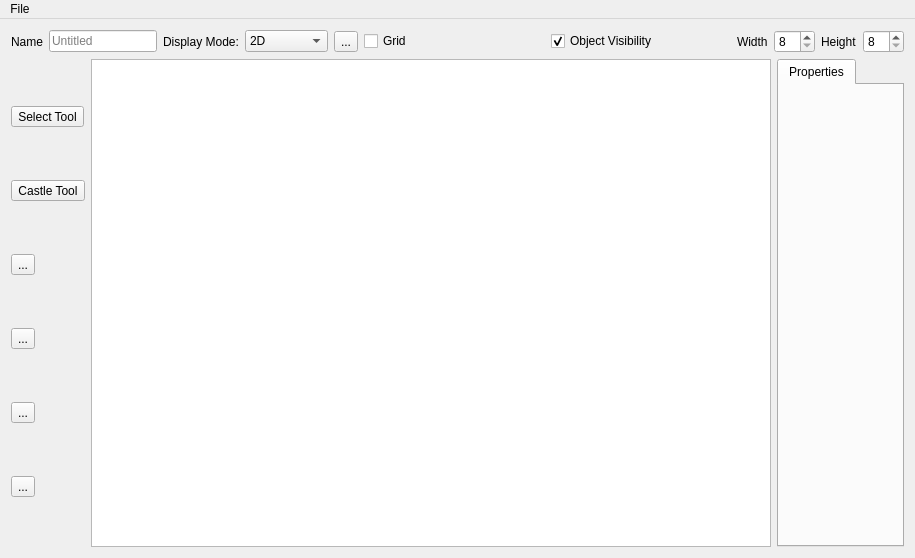
<?xml version="1.0" encoding="UTF-8"?>
<ui version="4.0">
 <class>FortEdit</class>
 <widget class="QMainWindow" name="FortEdit">
  <property name="geometry">
   <rect>
    <x>0</x>
    <y>0</y>
    <width>915</width>
    <height>558</height>
   </rect>
  </property>
  <property name="windowTitle">
   <string>FortEdit</string>
  </property>
  <widget class="QWidget" name="CentralWidget">
   <property name="sizePolicy">
    <sizepolicy hsizetype="Expanding" vsizetype="Expanding">
     <horstretch>0</horstretch>
     <verstretch>0</verstretch>
    </sizepolicy>
   </property>
   <layout class="QVBoxLayout" name="verticalLayout">
    <item>
     <layout class="QHBoxLayout" name="horizontalLayout">
      <property name="topMargin">
       <number>0</number>
      </property>
      <item>
       <widget class="QLabel" name="MapNameLabel">
        <property name="sizePolicy">
         <sizepolicy hsizetype="Fixed" vsizetype="Preferred">
          <horstretch>0</horstretch>
          <verstretch>0</verstretch>
         </sizepolicy>
        </property>
        <property name="text">
         <string>Name</string>
        </property>
       </widget>
      </item>
      <item>
       <widget class="QLineEdit" name="MapNameLineEdit">
        <property name="sizePolicy">
         <sizepolicy hsizetype="Fixed" vsizetype="Fixed">
          <horstretch>0</horstretch>
          <verstretch>0</verstretch>
         </sizepolicy>
        </property>
        <property name="placeholderText">
         <string>Untitled</string>
        </property>
       </widget>
      </item>
      <item>
       <widget class="QLabel" name="DisplayModeLabel">
        <property name="sizePolicy">
         <sizepolicy hsizetype="Fixed" vsizetype="Preferred">
          <horstretch>0</horstretch>
          <verstretch>0</verstretch>
         </sizepolicy>
        </property>
        <property name="text">
         <string>Display Mode:</string>
        </property>
       </widget>
      </item>
      <item>
       <widget class="QComboBox" name="DisplayModeCombo">
        <property name="sizePolicy">
         <sizepolicy hsizetype="Fixed" vsizetype="Fixed">
          <horstretch>0</horstretch>
          <verstretch>0</verstretch>
         </sizepolicy>
        </property>
        <property name="currentText">
         <string>2D</string>
        </property>
        <item>
         <property name="text">
          <string>2D</string>
         </property>
        </item>
        <item>
         <property name="text">
          <string>3D</string>
         </property>
        </item>
        <item>
         <property name="text">
          <string>Actual 3D</string>
         </property>
        </item>
       </widget>
      </item>
      <item>
       <widget class="QToolButton" name="PlayButton">
        <property name="toolTip">
         <string>Invoke the game engine with current map</string>
        </property>
        <property name="text">
         <string>...</string>
        </property>
        <property name="icon">
         <iconset resource="resources.qrc">
          <normaloff>:/tool-icons/res/play-button.png</normaloff>:/tool-icons/res/play-button.png</iconset>
        </property>
       </widget>
      </item>
      <item>
       <widget class="QCheckBox" name="GridCheckBox">
        <property name="sizePolicy">
         <sizepolicy hsizetype="MinimumExpanding" vsizetype="Fixed">
          <horstretch>0</horstretch>
          <verstretch>0</verstretch>
         </sizepolicy>
        </property>
        <property name="text">
         <string>Grid</string>
        </property>
       </widget>
      </item>
      <item>
       <widget class="QCheckBox" name="ObjectVisibilityToggle">
        <property name="sizePolicy">
         <sizepolicy hsizetype="MinimumExpanding" vsizetype="Fixed">
          <horstretch>0</horstretch>
          <verstretch>0</verstretch>
         </sizepolicy>
        </property>
        <property name="text">
         <string>Object Visibility</string>
        </property>
        <property name="checked">
         <bool>true</bool>
        </property>
       </widget>
      </item>
      <item>
       <layout class="QHBoxLayout" name="horizontalLayout_2">
        <property name="leftMargin">
         <number>0</number>
        </property>
        <property name="topMargin">
         <number>0</number>
        </property>
        <item>
         <widget class="QLabel" name="WidthLabel">
          <property name="sizePolicy">
           <sizepolicy hsizetype="Fixed" vsizetype="Preferred">
            <horstretch>0</horstretch>
            <verstretch>0</verstretch>
           </sizepolicy>
          </property>
          <property name="text">
           <string>Width</string>
          </property>
         </widget>
        </item>
        <item>
         <widget class="QSpinBox" name="MapWidthSpinBox">
          <property name="sizePolicy">
           <sizepolicy hsizetype="Fixed" vsizetype="Fixed">
            <horstretch>0</horstretch>
            <verstretch>0</verstretch>
           </sizepolicy>
          </property>
          <property name="minimum">
           <number>8</number>
          </property>
         </widget>
        </item>
        <item>
         <widget class="QLabel" name="HeightLabel">
          <property name="sizePolicy">
           <sizepolicy hsizetype="Fixed" vsizetype="Preferred">
            <horstretch>0</horstretch>
            <verstretch>0</verstretch>
           </sizepolicy>
          </property>
          <property name="text">
           <string>Height</string>
          </property>
         </widget>
        </item>
        <item>
         <widget class="QSpinBox" name="MapHeightSpinBox">
          <property name="sizePolicy">
           <sizepolicy hsizetype="Fixed" vsizetype="Fixed">
            <horstretch>0</horstretch>
            <verstretch>0</verstretch>
           </sizepolicy>
          </property>
          <property name="minimum">
           <number>8</number>
          </property>
         </widget>
        </item>
       </layout>
      </item>
     </layout>
    </item>
    <item>
     <layout class="QGridLayout" name="gridLayout">
      <property name="sizeConstraint">
       <enum>QLayout::SetNoConstraint</enum>
      </property>
      <item row="0" column="0">
       <layout class="QVBoxLayout" name="ToolBox">
        <property name="rightMargin">
         <number>0</number>
        </property>
        <item>
         <widget class="QToolButton" name="ToolSelect">
          <property name="sizePolicy">
           <sizepolicy hsizetype="Fixed" vsizetype="Fixed">
            <horstretch>0</horstretch>
            <verstretch>0</verstretch>
           </sizepolicy>
          </property>
          <property name="toolTip">
           <string>Select tool</string>
          </property>
          <property name="text">
           <string>Select Tool</string>
          </property>
          <property name="icon">
           <iconset resource="resources.qrc">
            <normaloff>:/tool-icons/res/tool-select.png</normaloff>:/tool-icons/res/tool-select.png</iconset>
          </property>
          <property name="shortcut">
           <string>V</string>
          </property>
          <property name="checkable">
           <bool>false</bool>
          </property>
          <property name="toolButtonStyle">
           <enum>Qt::ToolButtonIconOnly</enum>
          </property>
          <property name="autoRaise">
           <bool>false</bool>
          </property>
         </widget>
        </item>
        <item>
         <widget class="QToolButton" name="ToolObject">
          <property name="toolTip">
           <string>Place castle tool</string>
          </property>
          <property name="text">
           <string>Castle Tool</string>
          </property>
          <property name="icon">
           <iconset resource="resources.qrc">
            <normaloff>:/tool-icons/res/tool-object.png</normaloff>:/tool-icons/res/tool-object.png</iconset>
          </property>
          <property name="toolButtonStyle">
           <enum>Qt::ToolButtonIconOnly</enum>
          </property>
         </widget>
        </item>
        <item>
         <widget class="QToolButton" name="ToolTerritory">
          <property name="toolTip">
           <string>Territory placement tool</string>
          </property>
          <property name="text">
           <string>...</string>
          </property>
          <property name="icon">
           <iconset resource="resources.qrc">
            <normaloff>:/tool-icons/res/tool-territory.png</normaloff>:/tool-icons/res/tool-territory.png</iconset>
          </property>
         </widget>
        </item>
        <item>
         <widget class="QToolButton" name="ToolTerrain">
          <property name="toolTip">
           <string>Place accessible terrain tool</string>
          </property>
          <property name="text">
           <string>...</string>
          </property>
          <property name="icon">
           <iconset resource="resources.qrc">
            <normaloff>:/tool-icons/res/tool-terrain.png</normaloff>:/tool-icons/res/tool-terrain.png</iconset>
          </property>
         </widget>
        </item>
        <item>
         <widget class="QToolButton" name="AudioOptions">
          <property name="toolTip">
           <string>Choose What Sounds the Map will Use</string>
          </property>
          <property name="text">
           <string>...</string>
          </property>
          <property name="icon">
           <iconset resource="resources.qrc">
            <normaloff>:/tool-icons/res/tool-audio.png</normaloff>:/tool-icons/res/tool-audio.png</iconset>
          </property>
         </widget>
        </item>
        <item>
         <widget class="QToolButton" name="LuaEditorButton">
          <property name="toolTip">
           <string>Edit AI Script</string>
          </property>
          <property name="text">
           <string>...</string>
          </property>
          <property name="icon">
           <iconset resource="resources.qrc">
            <normaloff>:/button-icons/res/lua-button.png</normaloff>:/button-icons/res/lua-button.png</iconset>
          </property>
         </widget>
        </item>
       </layout>
      </item>
      <item row="0" column="2">
       <widget class="QGraphicsView" name="GraphicsView">
        <property name="sizePolicy">
         <sizepolicy hsizetype="Preferred" vsizetype="Expanding">
          <horstretch>2</horstretch>
          <verstretch>0</verstretch>
         </sizepolicy>
        </property>
       </widget>
      </item>
      <item row="0" column="3">
       <widget class="QTabWidget" name="EditorTabs">
        <property name="enabled">
         <bool>true</bool>
        </property>
        <property name="sizePolicy">
         <sizepolicy hsizetype="Expanding" vsizetype="Expanding">
          <horstretch>0</horstretch>
          <verstretch>0</verstretch>
         </sizepolicy>
        </property>
        <property name="maximumSize">
         <size>
          <width>400</width>
          <height>16777215</height>
         </size>
        </property>
        <property name="currentIndex">
         <number>0</number>
        </property>
        <widget class="QWidget" name="PropertiesTab">
         <attribute name="title">
          <string>Properties</string>
         </attribute>
         <layout class="QFormLayout" name="formLayout">
          <property name="fieldGrowthPolicy">
           <enum>QFormLayout::FieldsStayAtSizeHint</enum>
          </property>
          <item row="0" column="0">
           <widget class="QStackedWidget" name="PropertyPageStack">
            <widget class="QWidget" name="BlankPage">
             <property name="sizePolicy">
              <sizepolicy hsizetype="Expanding" vsizetype="Preferred">
               <horstretch>3</horstretch>
               <verstretch>0</verstretch>
              </sizepolicy>
             </property>
             <layout class="QVBoxLayout" name="verticalLayout_2"/>
            </widget>
           </widget>
          </item>
         </layout>
        </widget>
       </widget>
      </item>
     </layout>
    </item>
   </layout>
  </widget>
  <widget class="QMenuBar" name="MenuBar">
   <property name="geometry">
    <rect>
     <x>0</x>
     <y>0</y>
     <width>915</width>
     <height>22</height>
    </rect>
   </property>
   <widget class="QMenu" name="MenuFile">
    <property name="title">
     <string>File</string>
    </property>
    <addaction name="ActionNew"/>
    <addaction name="ActionOpen"/>
    <addaction name="ActionSave"/>
    <addaction name="ActionSaveAs"/>
    <addaction name="separator"/>
    <addaction name="ActionSaveSoundSet"/>
    <addaction name="ActionLoadSoundSet"/>
   </widget>
   <addaction name="MenuFile"/>
  </widget>
  <action name="ActionOpen">
   <property name="text">
    <string>Open...</string>
   </property>
   <property name="toolTip">
    <string>Open a FortNitta map file</string>
   </property>
   <property name="shortcut">
    <string>Ctrl+O</string>
   </property>
  </action>
  <action name="ActionSaveAs">
   <property name="text">
    <string>Save As...</string>
   </property>
   <property name="toolTip">
    <string>Save the current map</string>
   </property>
   <property name="shortcut">
    <string>Ctrl+Shift+S</string>
   </property>
  </action>
  <action name="ActionNew">
   <property name="text">
    <string>New map</string>
   </property>
   <property name="toolTip">
    <string>Create a new map</string>
   </property>
   <property name="shortcut">
    <string>Ctrl+N</string>
   </property>
  </action>
  <action name="ActionSaveSoundSet">
   <property name="text">
    <string>Save Sound Set...</string>
   </property>
  </action>
  <action name="ActionLoadSoundSet">
   <property name="text">
    <string>Load Sound Set...</string>
   </property>
  </action>
  <action name="ActionSaveAiScript">
   <property name="text">
    <string>Save AI Script</string>
   </property>
  </action>
  <action name="ActionOpenAiScript">
   <property name="text">
    <string>Open AI Script</string>
   </property>
  </action>
  <action name="ActionSave">
   <property name="text">
    <string>Save...</string>
   </property>
   <property name="shortcut">
    <string>Ctrl+S</string>
   </property>
  </action>
 </widget>
 <layoutdefault spacing="6" margin="11"/>
 <resources>
  <include location="resources.qrc"/>
 </resources>
 <connections/>
</ui>
